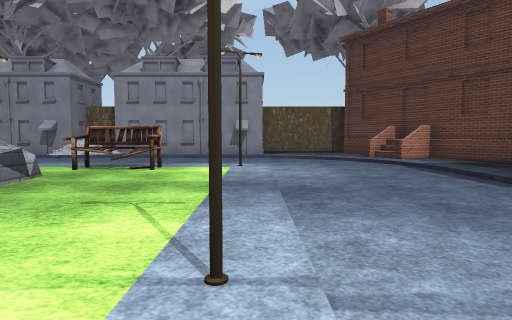
View 1 (above)

24 first-person views from a walk through a 3-D level made in the Unity game engine. The camera is 1.2 m above the floor, tilts 4° down and sees 75° across. The floor is counted in squares, 2 m on a side. Each view is taken from the middle of a square. On the plan, view 1 faces up. The plan holds only what a view shows up to about 10 squares ahead; the rest is blank. The place goes on beyond the plan. The player is left out. Door leaves are left out, so doorways stand open. Some surface patterns are stand-ins.

View 2
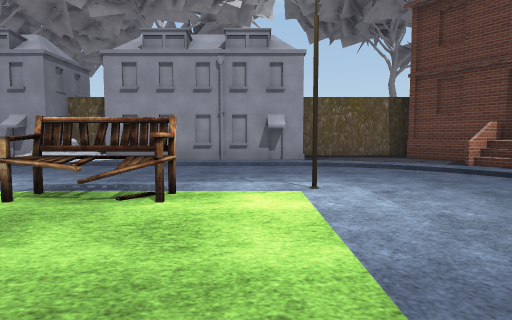

View 3
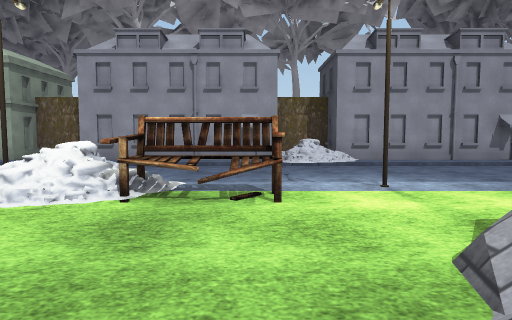

View 4
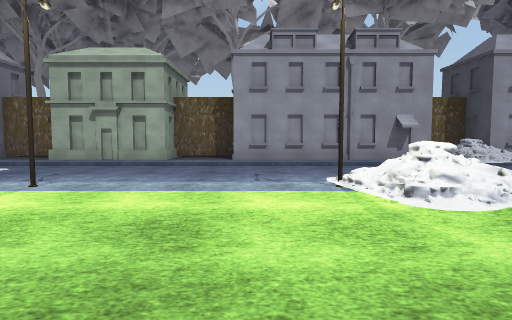

View 5
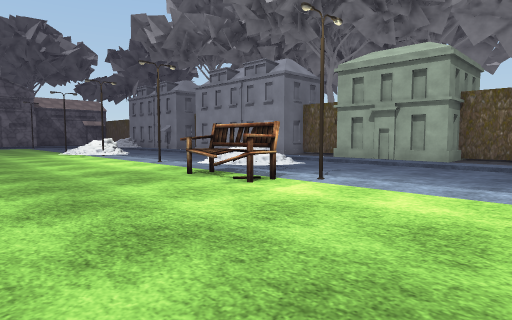

View 6
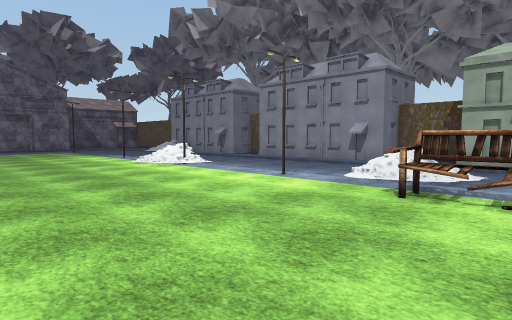

View 7
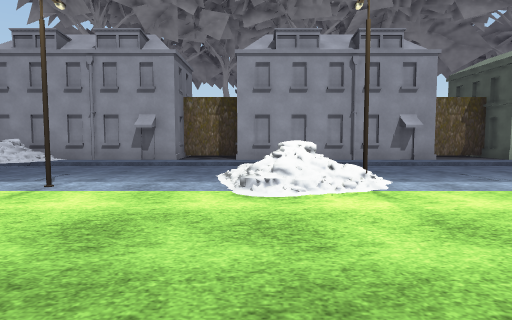

View 8
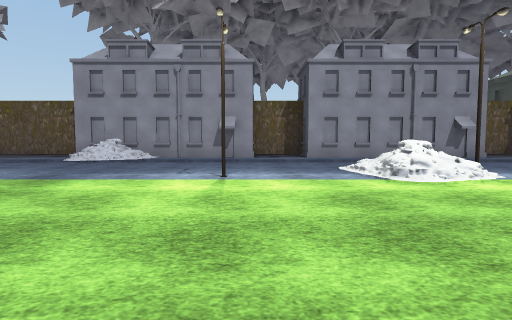

View 9
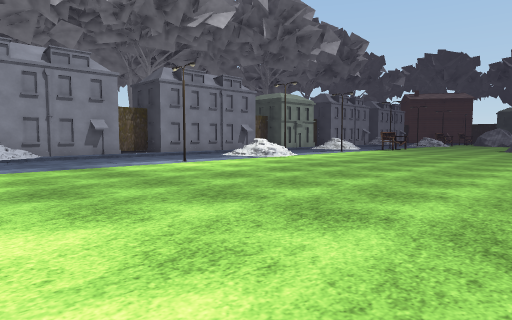

View 10
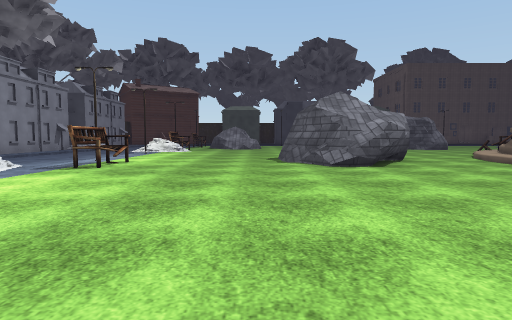

View 11
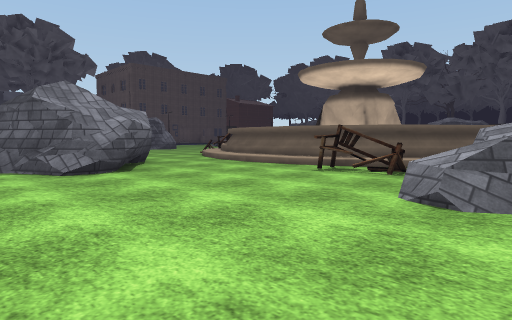

View 12
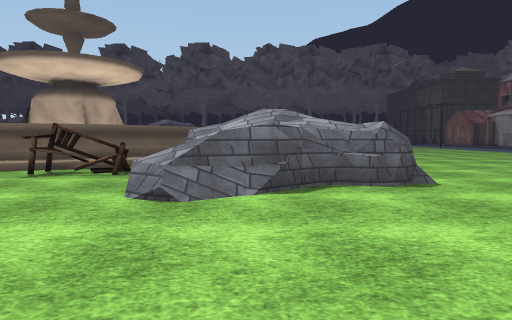

View 13
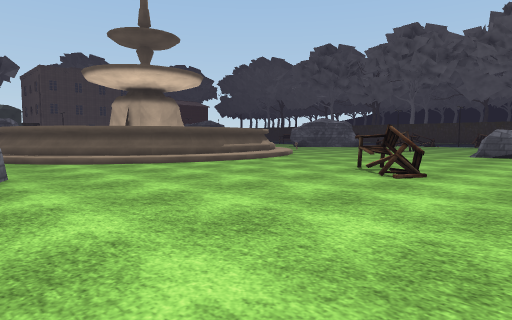

View 14
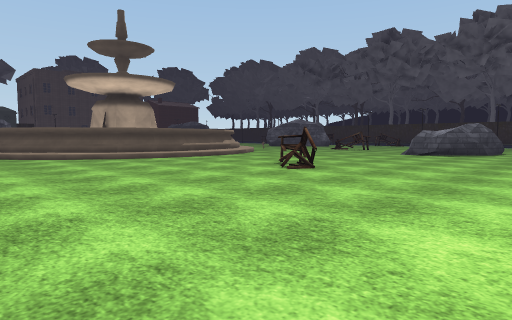

View 15
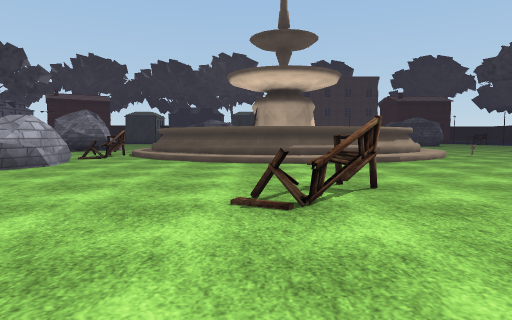

View 16
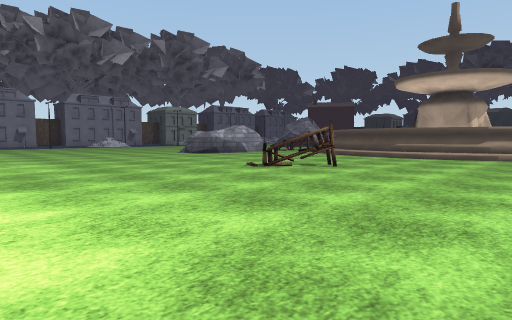

View 17
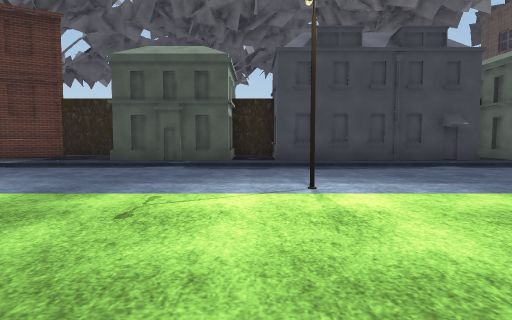

View 18
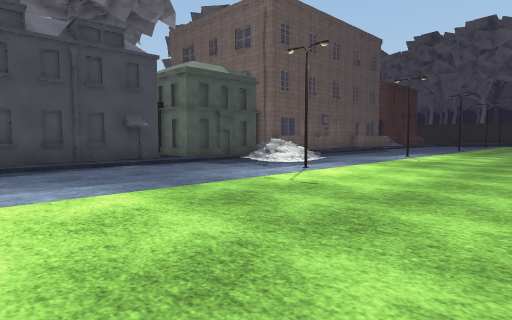

View 19
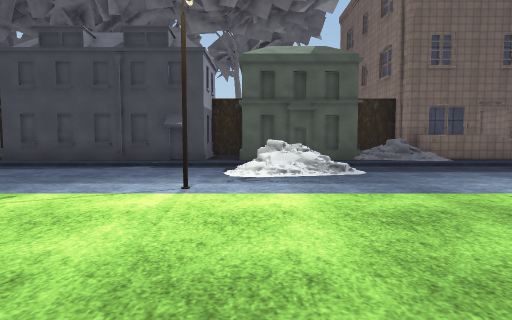

View 20
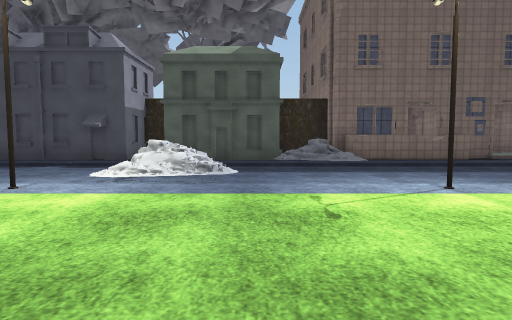

View 21
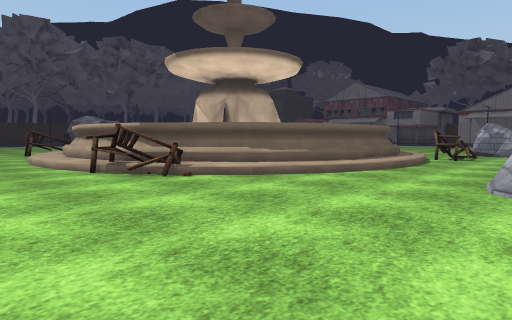

View 22
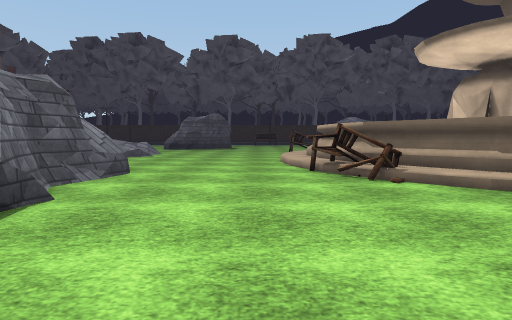

View 23
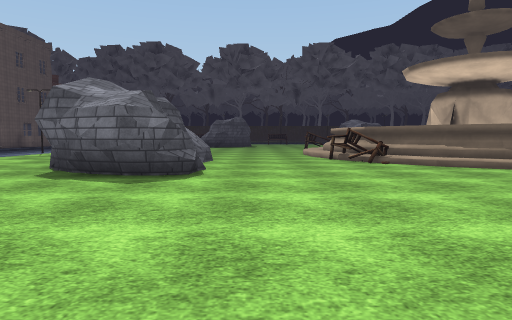

View 24
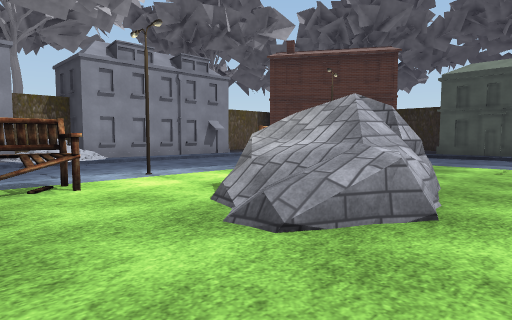

### Floor plan
Key: @ floor where view 1 was taken; # wall or solid block; . main floor; : floor 0.25 m higher than the main floor; - floor 0.25 m lower than the main floor; + floor 0.5 m higher than the main floor; / step, stairs or slope; D open door; = window, fence, low wall or low ledge; ^ raised ledge; S streetlight; C chair; B building; O other object.
Columns run from 30 left of view 1 to 6 right of it. Each row starts with its distance up from view 1.
 13      ##    #########  ####   ######
 12 B#####.B####..B##..##B#OB###B#B...#
 11 /O /////////////////////==/////...##
 10 -//----- ---- ----------//------/.###
  9 -------- ---- /------------------/#.#
  8 -------:-----///----- ------------..#
  7  ....S./S...S/..S...S /..S....S---..
  6  ....../.......CC...//CC...CC..---..
  5  ......................../^=...---.#
  4 ..................... ..//=/...---.##
  3 ....................  ..==/....---.B#
  2 ................/#   ..........---..#
  1 ...............^##  ..... ....S---.B#
  0 ..... .........##  ...........@---.##
 -1   ..  ...#=....................---.#
 -2  ......####//...........#......---.#
 -3  ..........CC/:::/.....###.....---B##
 -4  ..........//^^^^^//....# ....S---..#
 -5  .........//^     ^C...=# .....///.B#
 -6  ........./^      ^CC....  ....+/-.##
 -7  ....C..../^  ###  ^/.... .....---.#
 -8 ......C...=^    #  ^=....  ....---/B
 -9 ........../^    #  ^:....  ...S---/O#
-10 ........../^       ^/....   ...---.##
-11 ..........//^      /.          ---.D
-12 ...........//      OO           --.D

Positions as (right, up) in squares from view 1, and headings:
1: (0, 0), facing up
2: (-1, 3), facing up
3: (-7, 3), facing up
4: (-11, 3), facing up
5: (-11, 3), facing up-left
6: (-14, 2), facing up-left
7: (-23, 3), facing up
8: (-25, 2), facing up
9: (-30, 0), facing up-right
10: (-22, 3), facing right
11: (-21, 3), facing down-right
12: (-21, 3), facing down
13: (-27, -2), facing down-right
14: (-29, -2), facing down-right
15: (-28, -7), facing right
16: (-30, -12), facing up-right
17: (-4, 2), facing right
18: (-4, 1), facing down-right
19: (-4, -5), facing right
20: (-4, -7), facing right
21: (-8, 0), facing down-left
22: (-9, 0), facing down
23: (-8, 3), facing down
24: (-8, 2), facing up-right
